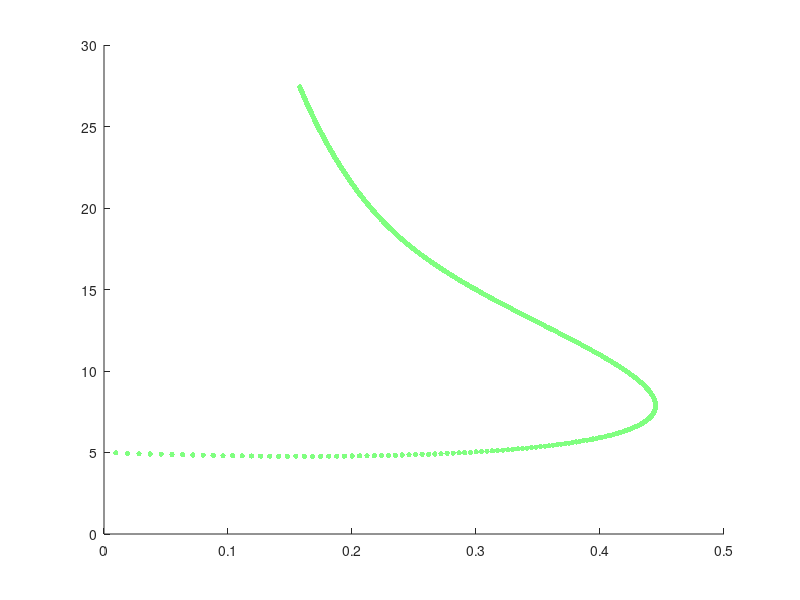

Source code (MATLAB): (Note: this script raises an error after producing the figure.)
% Final Assignment

% --- coloring ---
greenBase = [0, 0.6, 0];   % pure green
greenLight = [0.5, 1, 0.5]; % light green


figure;
hold on
legendEntriesPlant = {};
% --- initialize state ---
for j=1:4
    
    % system parameters
    PPT = 0.8; % find appropriate values
    P = [5, 5, 30, 30];
    e = 10;
    k1 = 3;
    k2 = 5;
    W0 = 0.2;
    W = [0, 1, 0, 1];
    cmax = 0.5;
    d = 0.1;
    b = 0.15;
    rw = 0.1; % find appropriate value
    
    % --- control parameters ---
    startTime = 0;
    endTime   = 1000;
    timeStep  = 0.02;
    
    % --- compute iteration count ---
    iterations = floor((endTime - startTime)/timeStep) + 1;
    
    % --- initialize vectors ---
    waterV  = zeros(iterations, 1);
    plantV  = zeros(iterations, 1);
    stateW = W(j);
    stateP = P(j);
    
    % --- simulation loop ---
    for i = 1:iterations
    
        dWdt = PPT * ((stateP + k2 * W0) / (stateP + k2)) ...
             - ((cmax * stateW) / (stateW + k1)) * stateP ...
             - (rw * stateW);
    
        dPdt = e * (cmax * (stateW / (stateW + k1))) * stateP ...
             - (d + b) * stateP;
    
        stateW = stateW + dWdt * timeStep;
        stateP = stateP + dPdt * timeStep;
    
        % store
        waterV(i) = stateW;
        plantV(i) = stateP;
    end

    % coloring
    t = (j - 1) / 3;
    plantColor = greenLight * (1 - t) + greenBase * t;
    
    % plot
    scatter(waterV, plantV, 15, plantColor, 'filled')
    legendEntriesPlant{end+1} = "Plant Density & Soil Water Content for initial value: (" + P(j) + ", " + W(j) + ")";
end
% --- plots ---


equilibriumW = waterV(end);
equilibrumP = plantV(end);
scatter(waterV(end), plantV(end), 45, [0,0,1], 'filled')
legendEntriesPlant{end+1} = "Point of Equilibrium: (" + equilibrumP + ", " + equilibriumW + ")";

xlabel("Soil water content [mm]")
ylabel("Plant density [g/m^2]")
title("Water-Vegetation State Space Diagram")
legend(legendEntriesPlant)

xlim([0 inf])
ylim([0 60])
axis manual

hold off
